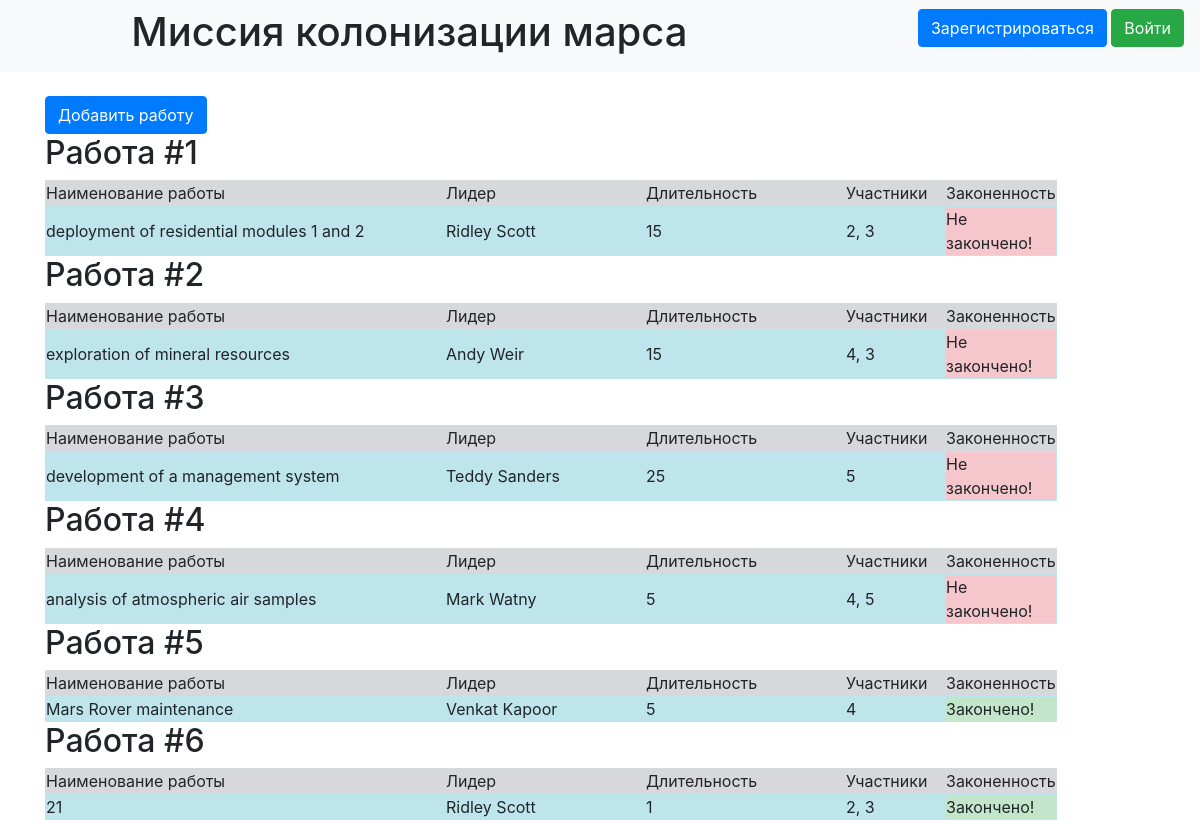
/index, run on the app's committed database.
### data/jobs.py (models this page shows, shortened)
class Jobs(SqlAlchemyBase, SerializerMixin):
    __tablename__ = 'jobs'
    id = sqlalchemy.Column(sqlalchemy.Integer, autoincrement=True, primary_key=True)
    team_leader = sqlalchemy.Column(sqlalchemy.Integer, sqlalchemy.ForeignKey("users.id"),
                                    nullable=True)
    job = sqlalchemy.Column(sqlalchemy.String, nullable=True)
    work_size = sqlalchemy.Column(sqlalchemy.Integer, nullable=True)
    collaborators = sqlalchemy.Column(sqlalchemy.String, nullable=True)
    end_date = sqlalchemy.Column(sqlalchemy.DateTime, nullable=True, default=datetime.datetime.now)
    is_finished = sqlalchemy.Column(sqlalchemy.Boolean, nullable=True)
    leader = orm.relation('User')

### data/users.py (models this page shows, shortened)
class User(SqlAlchemyBase, UserMixin, SerializerMixin):
    __tablename__ = 'users'
    id = sqlalchemy.Column(sqlalchemy.Integer,
                           primary_key=True, autoincrement=True)
    surname = sqlalchemy.Column(sqlalchemy.String, nullable=True)
    name = sqlalchemy.Column(sqlalchemy.String, nullable=True)
    age = sqlalchemy.Column(sqlalchemy.Integer, nullable=True)
    position = sqlalchemy.Column(sqlalchemy.String, nullable=True)
    speciality = sqlalchemy.Column(sqlalchemy.String, nullable=True)
    address = sqlalchemy.Column(sqlalchemy.String, nullable=True)
    email = sqlalchemy.Column(sqlalchemy.String, unique=True)
    hashed_password = sqlalchemy.Column(sqlalchemy.String, nullable=True)
    modified_date = sqlalchemy.Column(sqlalchemy.DateTime, default=datetime.datetime.now)
    jobs = orm.relation('Jobs', back_populates='leader')

### main.py (the view)
@app.route('/')
@app.route('/index')
def index():
    db_sess = db_session.create_session()
    users = db_sess.query(User).all()
    jobs = db_sess.query(Jobs).all()
    names = {user.id: [user.name, user.surname] for user in users}
    return render_template("index.html", names=names, jobs=jobs)

### data/db_session.py (called while the page is built)
def create_session() -> Session:
    global __factory
    return __factory()

### templates/index.html
{% extends "base.html" %}
{% block content %}
<br>
<a class="btn btn-primary" href="/add_job">Добавить работу</a>
{% for job in jobs %}
<h2>Работа #{{job.id}}</h2>
<table>
    <tr class="table-secondary">
        <td class="table-secondary" width="400px">
            <div>Наименование работы</div>
        </td>
        <td class="table-secondary" width="200px">
            <div>Лидер</div>
        </td>
        <td class="table-secondary" width="200px">
            <div>Длительность</div>
        </td>
        <td class="table-secondary" width="100px">
            <div>Участники</div>
        </td>
        <td class="table-secondary" width="100px">
            <div>Законенность</div>
        </td>
    </tr>
    <tr class="table-info">
        <td class="table-info" width="400px">
            <div>{{job.job}}</div>
        </td>
        <td class="table-info" width="200px">
            <div>{{names[job.team_leader][0]}} {{names[job.team_leader][1]}}</div>
        </td>
        <td class="table-info" width="200px">
            <div>{{job.work_size}}</div>
        </td>
        <td class="table-info" width="100px">
            <div>{{job.collaborators}}</div>
        </td>
        <td class="table-info" width="100px">
            {%if not job.is_finished%}
            <div class="table-danger">Не закончено!</div>
            {%else%}
            <div class="table-success">Закончено!</div>
            {%endif%}
        </td>
    </tr>
</table>
{% endfor %}
{% endblock %}

### templates/base.html (shortened to what this page needs)
<!doctype html>
<html lang="en">
<head>
    <link rel="stylesheet"
          href="https://stackpath.bootstrapcdn.com/bootstrap/4.4.1/css/bootstrap.min.css"
>
</head>
<body>
<header>
    <nav class="navbar navbar-light bg-light">
         <p align="center">
            <h1>Миссия колонизации марса</h1>
        </p>
        {% if current_user.is_authenticated %}
        <a class="navbar-brand" href="/logout">{{ current_user.name }}</a>
        {% else %}
        <p>
            <a class="btn btn-primary " href="/register">Зарегистрироваться</a>
            <a class="btn btn-success" href="/login">Войти</a>
        </p>
        {% endif %}
    </nav>
</header>
<main role="main" class="container">
    {% block content %}{% endblock %}
</main>
</body>
</html>

### data on the page
Jobs: id "1", job "deployment of residential modules 1 and 2", team_leader.name "Ridley", team_leader.surname "Scott", work_size "15", collaborators "2, 3", is_finished "Не закончено!"
Jobs: id "2", job "exploration of mineral resources", team_leader.name "Andy", team_leader.surname "Weir", work_size "15", collaborators "4, 3", is_finished "Не закончено!"
Jobs: id "3", job "development of a management system", team_leader.name "Teddy", team_leader.surname "Sanders", work_size "25", collaborators "5", is_finished "Не закончено!"
Jobs: id "4", job "analysis of atmospheric air samples", team_leader.name "Mark", team_leader.surname "Watny", work_size "5", collaborators "4, 5", is_finished "Не закончено!"
Jobs: id "5", job "Mars Rover maintenance", team_leader.name "Venkat", team_leader.surname "Kapoor", work_size "5", collaborators "4", is_finished "Закончено!"
Jobs: id "6", job "21", team_leader.name "Ridley", team_leader.surname "Scott", work_size "1", collaborators "2, 3", is_finished "Закончено!"
